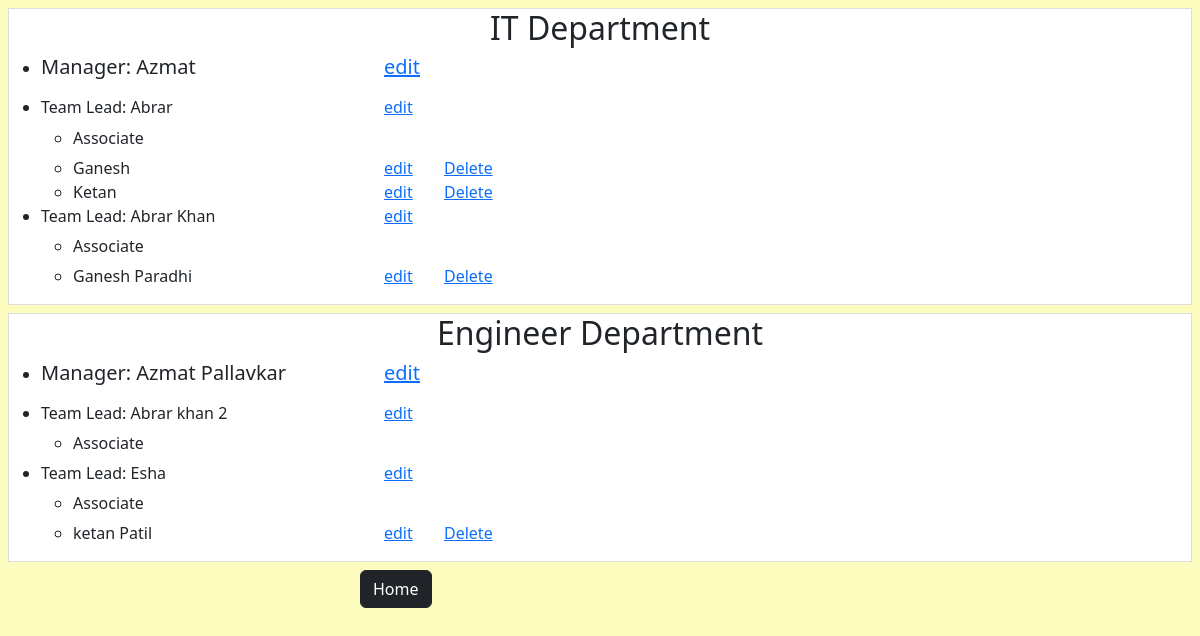
Screenshot of /emplist with the database file from the repository.
### emp_app/models.py (models this page shows, shortened)
class Department(models.Model):
    name = models.CharField(max_length=100)
    floor = models.IntegerField()

class Employee(models.Model):
    name = models.CharField(max_length=100)
    email = models.EmailField()
    address = models.TextField()
    designation = models.CharField(max_length=20, choices=designation_choices)
    reporting_manager = models.ForeignKey('self', null=True, blank=True, on_delete=models.CASCADE)
    department = models.ForeignKey(Department, on_delete=models.CASCADE)

### emp_app/views.py (the view)
# urls.py: path('emplist', v.Employee_List, name='emplist'),
def Employee_List(request):
    departments = Department.objects.all()
    data = {}
    for department in departments:
        managers = Employee.objects.filter(department=department, designation='Manager')
        team_leads = Employee.objects.filter(department=department, designation='TL')
        data[department.name] = {
            'managers': managers,
            'team_leads': {}
        }
        for tl in team_leads:
            associates = Employee.objects.filter(department=department, reporting_manager=tl)
            data[department.name]['team_leads'][tl.name] = {
                'team_lead': tl,
                'associates': associates
            }
    return render(request, 'emplist.html', {'data': data})

### emp_app/templates/emplist.html (shortened to what this page needs)
<!doctype html>
<html lang="en">
  <head>
    <link href="https://cdn.jsdelivr.net/npm/bootstrap@5.3.2/dist/css/bootstrap.min.css" rel="stylesheet">
  </head>
  <body style="background-color: rgb(252, 252, 190);">
    {% for department, details in data.items %}
    <div style="border: 1px solid #ddd; height: 100%; background-color: #fff;" class="my-2 mx-2">
    <h2  style="text-align: center;">{{ department }} Department</h2>
    <ul>
        {% for manager in details.managers %}
            <li><h5>Manager: {{ manager.name }} <a href="edit/{{manager.id}}" class="mx-4">edit</a> </h5></li>
        {% endfor %}
    </ul>
    <ul>
        {% for tl, tl_details in details.team_leads.items %}
            <li><h6>Team Lead: {{ tl_details.team_lead.name }} <a href="edit/{{tl_details.team_lead.id}}" class="mx-4">edit</a></h6></li>
            <ul>
                <li><h6>Associate</h6></li>
                {% for associate in tl_details.associates %}
                    <li>{{ associate.name }} <a href="edit/{{associate.id}}" class="mx-4">edit</a> <a href="delete?id={{associate.id}}" class="delete">Delete</a></li>
                {% endfor %}
            </ul>
        {% endfor %}
    </ul>
</div>
    {% endfor %}
    <a href="/"><button class="btn btn-dark">Home</button></a>
  </body>
</html>

### emp_app/templates/emplist.html (style rules this page uses)
a { position: absolute; left: 30%; }
.delete { position: absolute; left: 37%; }

### rows the page displays
Department: data "IT"
Employee: name "Azmat"
Employee: team_lead.name "Abrar"
Employee: name "Ganesh"
Employee: name "Ketan"
Employee: team_lead.name "Abrar Khan"
Employee: name "Ganesh Paradhi"
Department: data "Engineer"
Employee: name "Azmat Pallavkar"
Employee: team_lead.name "Abrar khan 2"
Employee: team_lead.name "Esha"
Employee: name "ketan Patil"
